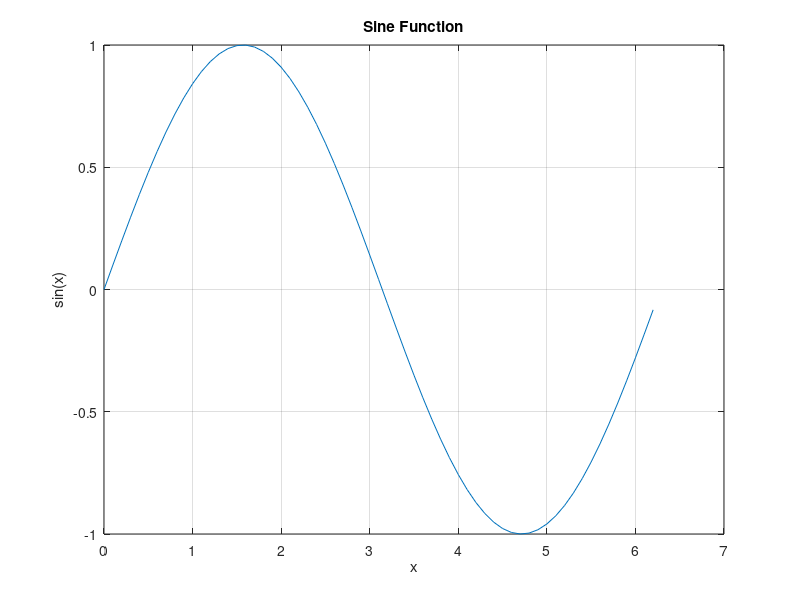

The MATLAB source for this figure:
% info
% This script demonstrates the basic data types in MATLAB.
% It covers numeric arrays, cell arrays and structures.
% It also includes examples of using if statements, for loops, and plotting.
% This code is written in MATLAB
% This code is not run in C language

clc % Clear command window
clear % Clear workspace

% Create a cell array
cellArray = {1, 'Hello', [1, 2, 3], true}; % Cell array with mixed data types
disp('Cell Array:');
% Display the cell array
disp(cellArray);

% Create a structure
person.name = 'John Doe'; % Name field
person.age = 30; % Age field
person.isEmployed = true; % Employment status field
disp('Structure:');
% Display the structure
disp(person);

FirstName = 'Abdullah';
LastName = 'Mohammad';
FullName = horzcat(FirstName, ' ', LastName);
disp('FullName: ');
disp(FullName);

% If statement to checks if a number is even or odd
number = 5; % Example number
if (mod(number,2)==0)
    disp('Even Number');
else
    disp('Odd Number');
end

% For loop to iterate through a vector
vector = 1:10; % Example vector
disp('For Loop:');
for i = 1:length(vector)
    fprintf('%d ', vector(i));
end

y = 0:0.1:(2*pi); % Create a vector from 0 to 2*pi with a step of 0.1
plot(y, sin(y)) % Plot the sine function
xlabel('x') % Label x-axis
ylabel('sin(x)') % Label y-axis
title('Sine Function') % Title of the plot
grid on % Add grid to the plot

